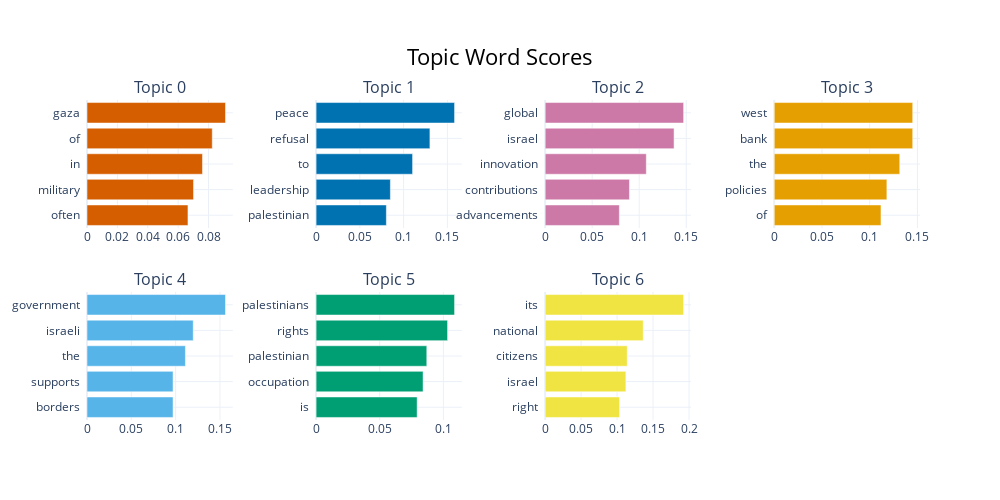

This figure's notebook cell:
### Code cell
topic_model.visualize_barchart()

### Figure 1 — Plotly figure (JSON) as saved in the notebook; plotly's stock layout.template omitted (floating-point values rounded to 4 significant figures)
{"data": [{"marker": {"color": "#D55E00"}, "orientation": "h", "type": "bar", "x": [0.06646, 0.07013, 0.07602, 0.08246, 0.09117], "xaxis": "x", "y": ["often  ", "military  ", "in  ", "of  ", "gaza  "], "yaxis": "y"}, {"marker": {"color": "#0072B2"}, "orientation": "h", "type": "bar", "x": [0.08029, 0.08488, 0.1102, 0.13, 0.1582], "xaxis": "x2", "y": ["palestinian  ", "leadership  ", "to  ", "refusal  ", "peace  "], "yaxis": "y2"}, {"marker": {"color": "#CC79A7"}, "orientation": "h", "type": "bar", "x": [0.0789, 0.08963, 0.1076, 0.1371, 0.1473], "xaxis": "x3", "y": ["advancements  ", "contributions  ", "innovation  ", "israel  ", "global  "], "yaxis": "y3"}, {"marker": {"color": "#E69F00"}, "orientation": "h", "type": "bar", "x": [0.1118, 0.118, 0.1315, 0.1451, 0.1451], "xaxis": "x4", "y": ["of  ", "policies  ", "the  ", "bank  ", "west  "], "yaxis": "y4"}, {"marker": {"color": "#56B4E9"}, "orientation": "h", "type": "bar", "x": [0.09707, 0.09707, 0.111, 0.1199, 0.1562], "xaxis": "x5", "y": ["borders  ", "supports  ", "the  ", "israeli  ", "government  "], "yaxis": "y5"}, {"marker": {"color": "#009E73"}, "orientation": "h", "type": "bar", "x": [0.07939, 0.08405, 0.08696, 0.1033, 0.1088], "xaxis": "x6", "y": ["is  ", "occupation  ", "palestinian  ", "rights  ", "palestinians  "], "yaxis": "y6"}, {"marker": {"color": "#F0E442"}, "orientation": "h", "type": "bar", "x": [0.1035, 0.1122, 0.1141, 0.1364, 0.1925], "xaxis": "x7", "y": ["right  ", "israel  ", "citizens  ", "national  ", "its  "], "yaxis": "y7"}], "layout": {"annotations": [{"font": {"size": 16}, "showarrow": false, "text": "Topic 0", "x": 0.0875, "xanchor": "center", "xref": "paper", "y": 1, "yanchor": "bottom", "yref": "paper"}, {"font": {"size": 16}, "showarrow": false, "text": "Topic 1", "x": 0.3625, "xanchor": "center", "xref": "paper", "y": 1, "yanchor": "bottom", "yref": "paper"}, {"font": {"size": 16}, "showarrow": false, "text": "Topic 2", "x": 0.6375, "xanchor": "center", "xref": "paper", "y": 1, "yanchor": "bottom", "yref": "paper"}, {"font": {"size": 16}, "showarrow": false, "text": "Topic 3", "x": 0.9125, "xanchor": "center", "xref": "paper", "y": 1, "yanchor": "bottom", "yref": "paper"}, {"font": {"size": 16}, "showarrow": false, "text": "Topic 4", "x": 0.0875, "xanchor": "center", "xref": "paper", "y": 0.4, "yanchor": "bottom", "yref": "paper"}, {"font": {"size": 16}, "showarrow": false, "text": "Topic 5", "x": 0.3625, "xanchor": "center", "xref": "paper", "y": 0.4, "yanchor": "bottom", "yref": "paper"}, {"font": {"size": 16}, "showarrow": false, "text": "Topic 6", "x": 0.6375, "xanchor": "center", "xref": "paper", "y": 0.4, "yanchor": "bottom", "yref": "paper"}], "height": 500, "hoverlabel": {"bgcolor": "white", "font": {"family": "Rockwell", "size": 16}}, "showlegend": false, "title": {"font": {"color": "Black", "size": 22}, "text": "Topic Word Scores", "x": 0.5, "xanchor": "center", "yanchor": "top"}, "width": 1000, "xaxis": {"anchor": "y", "domain": [0, 0.175], "showgrid": true}, "xaxis2": {"anchor": "y2", "domain": [0.275, 0.45], "showgrid": true}, "xaxis3": {"anchor": "y3", "domain": [0.55, 0.725], "showgrid": true}, "xaxis4": {"anchor": "y4", "domain": [0.825, 1], "showgrid": true}, "xaxis5": {"anchor": "y5", "domain": [0, 0.175], "showgrid": true}, "xaxis6": {"anchor": "y6", "domain": [0.275, 0.45], "showgrid": true}, "xaxis7": {"anchor": "y7", "domain": [0.55, 0.725], "showgrid": true}, "xaxis8": {"anchor": "y8", "domain": [0.825, 1], "showgrid": true}, "yaxis": {"anchor": "x", "domain": [0.6, 1], "showgrid": true}, "yaxis2": {"anchor": "x2", "domain": [0.6, 1], "showgrid": true}, "yaxis3": {"anchor": "x3", "domain": [0.6, 1], "showgrid": true}, "yaxis4": {"anchor": "x4", "domain": [0.6, 1], "showgrid": true}, "yaxis5": {"anchor": "x5", "domain": [0, 0.4], "showgrid": true}, "yaxis6": {"anchor": "x6", "domain": [0, 0.4], "showgrid": true}, "yaxis7": {"anchor": "x7", "domain": [0, 0.4], "showgrid": true}, "yaxis8": {"anchor": "x8", "domain": [0, 0.4], "showgrid": true}}}
